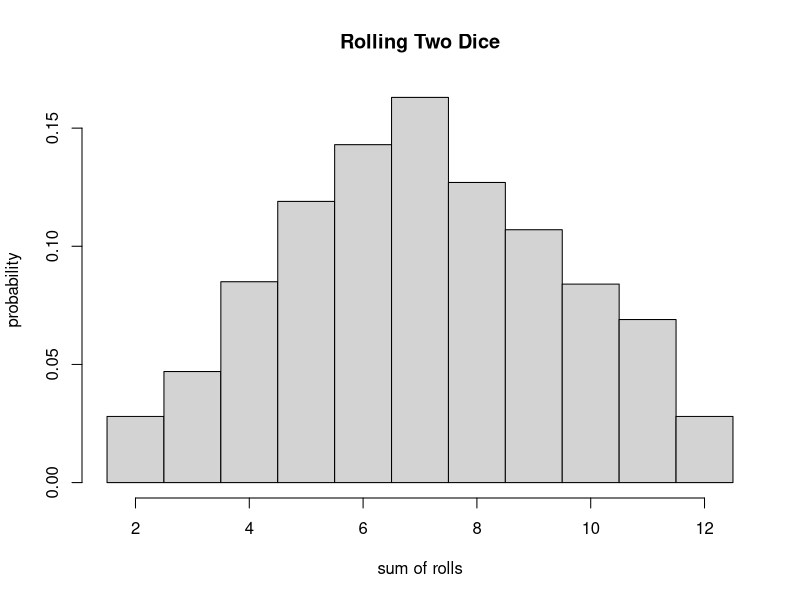
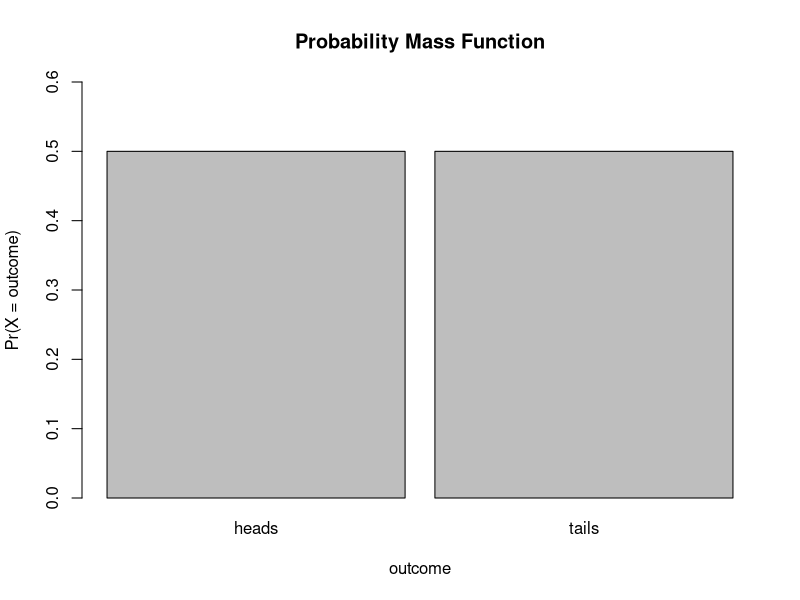
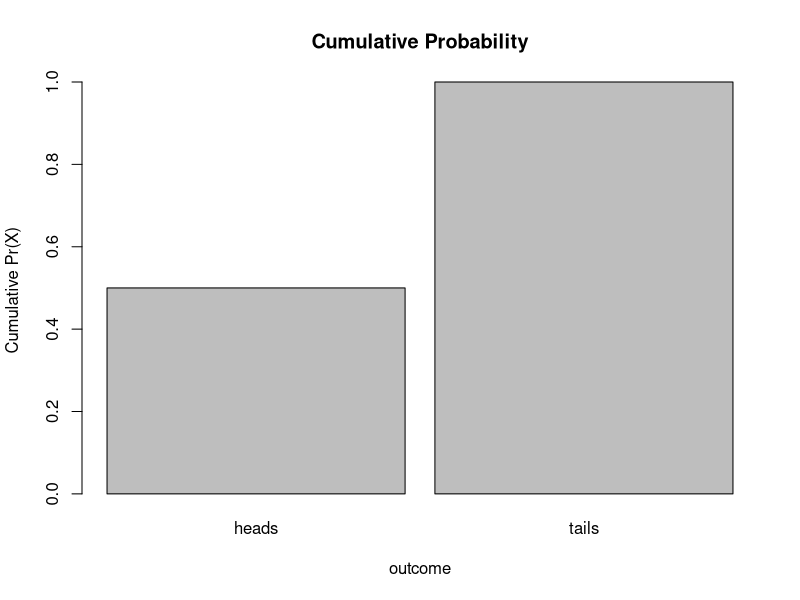
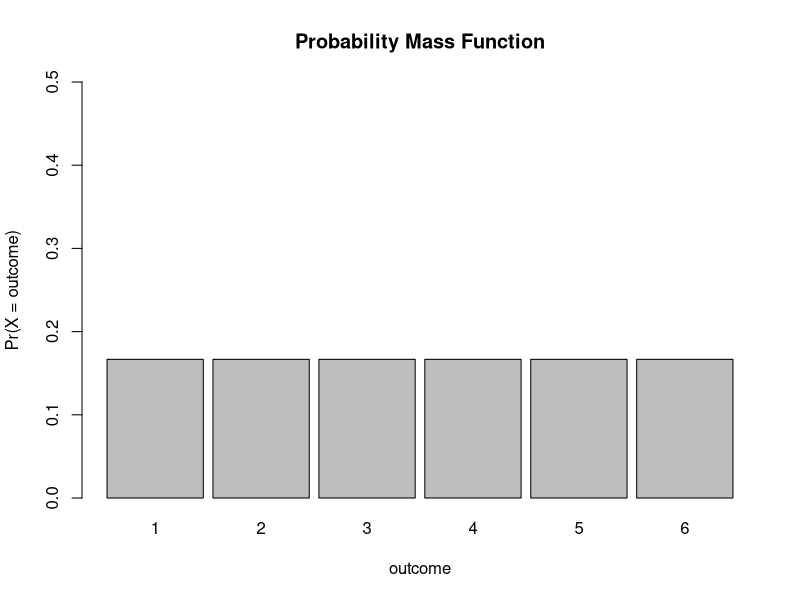
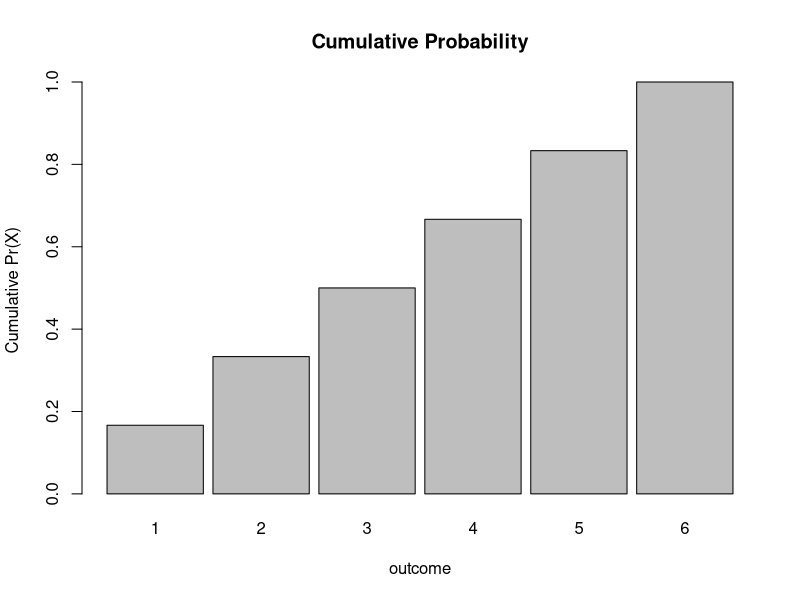
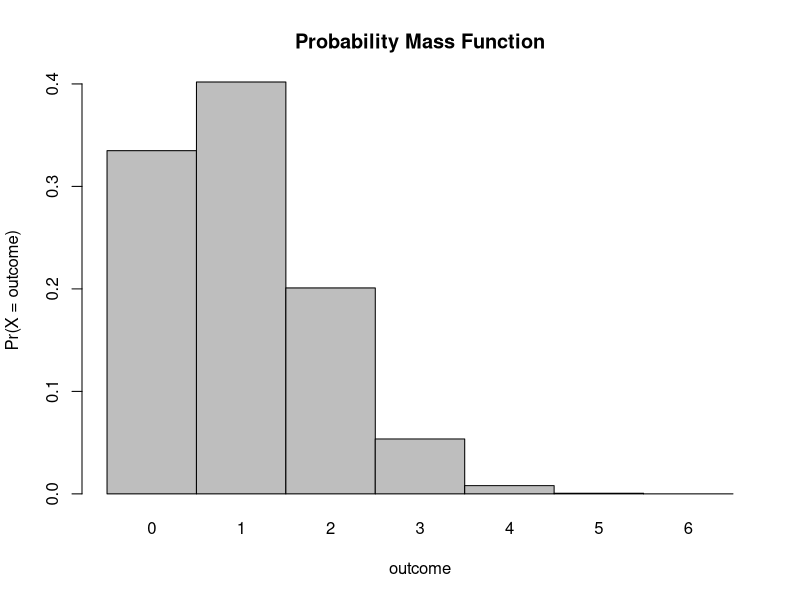
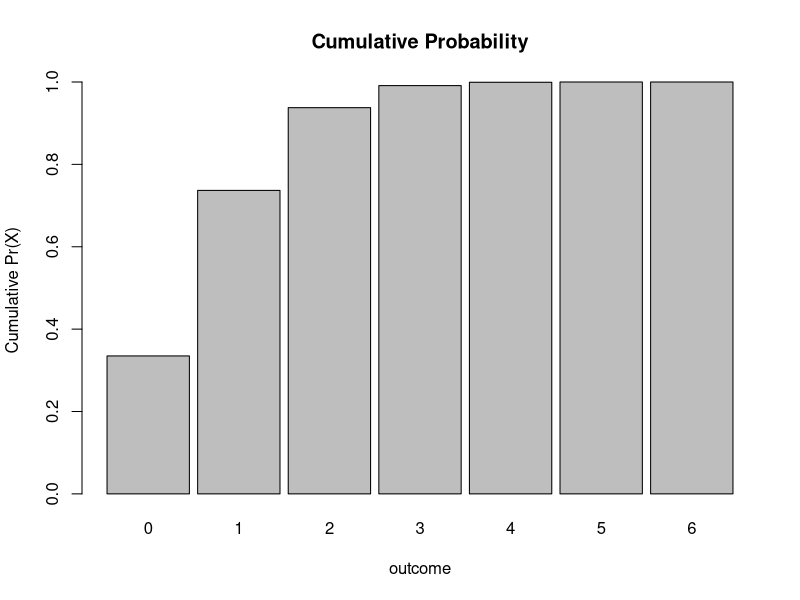
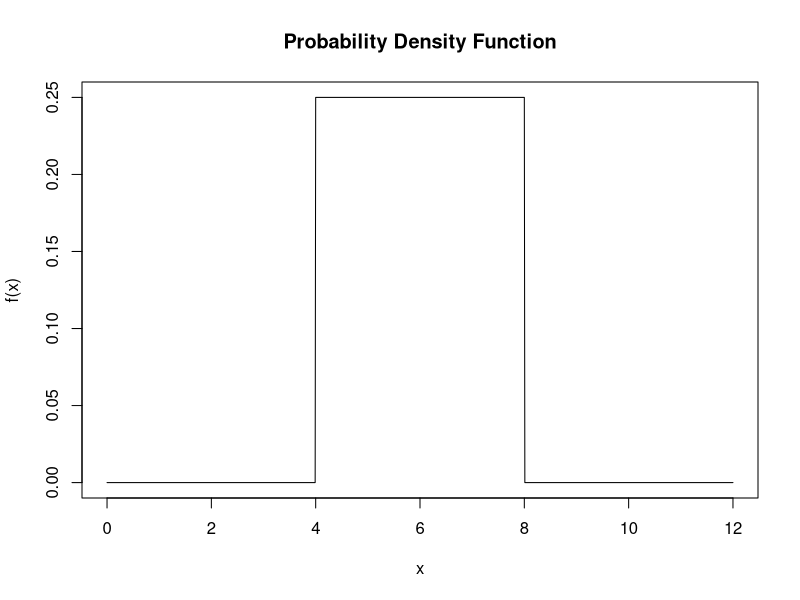

Recreate these plots in R, in order.
## ---- chunk 1
nrolls <- 1000
roll <- function(x) {
    sample(1:6, x, replace = TRUE)
}
two_dice <- roll(nrolls) + roll(nrolls)
hist(two_dice, breaks = c(1.5:12.5), probability = TRUE, main = "Rolling Two Dice",
    xlab = "sum of rolls", ylab = "probability")
## ---- chunk 2
#Flipping a fair coin
outcomes <- c("heads", "tails")
prob <- c(1/2, 1/2)
barplot(prob, ylim = c(0, 0.6), names.arg = outcomes, space = 0.1, xlab = "outcome",
    ylab = "Pr(X = outcome)", main = "Probability Mass Function")
## ---- chunk 3
cumprob <- cumsum(prob)
barplot(cumprob, names.arg = outcomes, space = 0.1, xlab = "outcome", ylab = "Cumulative Pr(X)",
    main = "Cumulative Probability")
## ---- chunk 4
# Rolling a Fair Die
outcomes <- c(1, 2, 3, 4, 5, 6)
prob <- c(1/6, 1/6, 1/6, 1/6, 1/6, 1/6)
barplot(prob, ylim = c(0, 0.5), names.arg = outcomes, space = 0.1, xlab = "outcome",
    ylab = "Pr(X = outcome)", main = "Probability Mass Function")
## ---- chunk 5
cumprob <- cumsum(prob)
barplot(cumprob, names.arg = outcomes, space = 0.1, xlab = "outcome", ylab = "Cumulative Pr(X)",
    main = "Cumulative Probability")
## ---- chunk 6
n <- 6  # number of trials
k <- 6  # number of successes
p <- 1/6
prob <- (factorial(n)/(factorial(k) * factorial(n - k))) * (p^k) * (1 - p)^(n -
    k)
prob
## ---- chunk 7
k <- 3  # number of successes
prob <- (factorial(n)/(factorial(k) * factorial(n - k))) * (p^k) * (1 - p)^(n -
    k)
prob
## ---- chunk 8
dbinom(x = k, size = n, prob = p)
## ---- chunk 9
probset <- dbinom(x = 0:6, size = 6, prob = 1/6)  # x is number of successes, size is number of trials
barplot(probset, names.arg = 0:6, space = 0, xlab = "outcome", ylab = "Pr(X = outcome)",
    main = "Probability Mass Function")
## ---- chunk 10
cumprob = cumsum(probset)
barplot(cumprob, names.arg = 0:6, space = 0.1, xlab = "outcome", ylab = "Cumulative Pr(X)",
    main = "Cumulative Probability")
## ---- chunk 11
sum(probset)
dbinom(x=3, size=6, prob=1/6)
pbinom(q=3, size=6, prob=1/6)

#more than 3 rolls of "1"
1-pbinom(q=3, size=6, prob=1/6)
## ---- chunk 12
a <- 4
b <- 8
x <- seq(from = a - (b - a), to = b + (b - a), by = 0.01)
fx <- dunif(x, min = a, max = b)  # dunif() evaluates the density at each x
plot(x, fx, type = "l", xlab = "x", ylab = "f(x)", main = "Probability Density Function")
## ---- chunk 13
plot(x, punif(q = x, min = a, max = b), type = "l", xlab = "x", ylab = "Pr(X ≤ x)",
    main = "Cumulative Probability")
## ---- chunk 14
mu <- 4
sigma <- 1.5
curve(dnorm(x, mu, sigma), mu - 4 * sigma, mu + 4 * sigma, main = "Normal Curve",
    xlab = "x", ylab = "f(x)")
## ---- chunk 15
p <- pnorm(8, mean = 6, sd = 2) - pnorm(7, mean = 6, sd = 2)
p
## ---- chunk 16
mu <- 0
sigma <- 1
p <- pnorm(mu + 2 * sigma, mean = mu, sd = sigma) - pnorm(mu - 2 * sigma, mean = mu,
    sd = sigma)
p
## ---- chunk 17
p <- pnorm(mu + 1 * sigma, mean = mu, sd = sigma) - pnorm(mu - 1 * sigma, mean = mu,
    sd = sigma)
p
## ---- chunk 18
n <- 1000
mu <- 3.5
sigma <- 4
v <- rnorm(n, mu, sigma)
mean(v)
var(v)
sd(v)
## ---- chunk 19
hist(v, breaks=seq(from = -15, to = 20, by = 0.5), probability = TRUE)
## ---- chunk 20
qqnorm(v, main = "Normal QQ plot random normal variables")
qqline(v, col = "gray")
## ---- chunk 21
# Step 1
p <- ppoints(length(v))
head(p)
tail(p)
## ---- chunk 22
# Step 2
theoretical_q <- qnorm(ppoints(length(v)))
## ---- chunk 23
# Step 3
observed_q <- quantile(v, ppoints(v))
## ---- chunk 24
#Step 4
plot(theoretical_q, observed_q, main = "Normal QQ plot random normal variables",
    xlab = "Theoretical Quantiles", ylab = "Sample Quantiles")
## ---- chunk 25
x <- rnorm(10000, mean = 5, sd = 8)  # simulate from a normal distribution with mean 5 and SD 8
hist(x)
## ---- chunk 26
mean(x)
sd(x)
## ---- chunk 27
z <- (x - mean(x))/sd(x)  # standardized!
hist(z)
## ---- chunk 28
mean(z)
sd(z)
## ---- chunk 29
set.seed(1)
x <- rnorm(1e+06, 25, 5)
hist(x, probability = TRUE)
## ---- chunk 30
mu <- mean(x)
mu
sigma <- sqrt(sum((x - mean(x))^2)/length(x))
## ---- chunk 31
k <- 1000  # number of samples
n <- 5  # size of each sample
s <- NULL  # dummy variable to hold each sample
for (i in 1:k) {
    s[[i]] <- sample(x, size = n, replace = FALSE)
}
head(s)
## ---- chunk 32
m <- NULL
for (i in 1:k) {
    m[i] <- mean(s[[i]])
}
mean(m)
mu
## ---- chunk 33
pop_se <- sqrt(sigma^2/n)
pop_se
## ---- chunk 34
stdev <- NULL
for (i in 1:k) {
    stdev[i] <- sd(s[[i]])
}
sem <- stdev/sqrt(n)  # a vector of SEs estimated from each sample 
head(sem)
## ---- chunk 35
mean(sem)
pop_se
